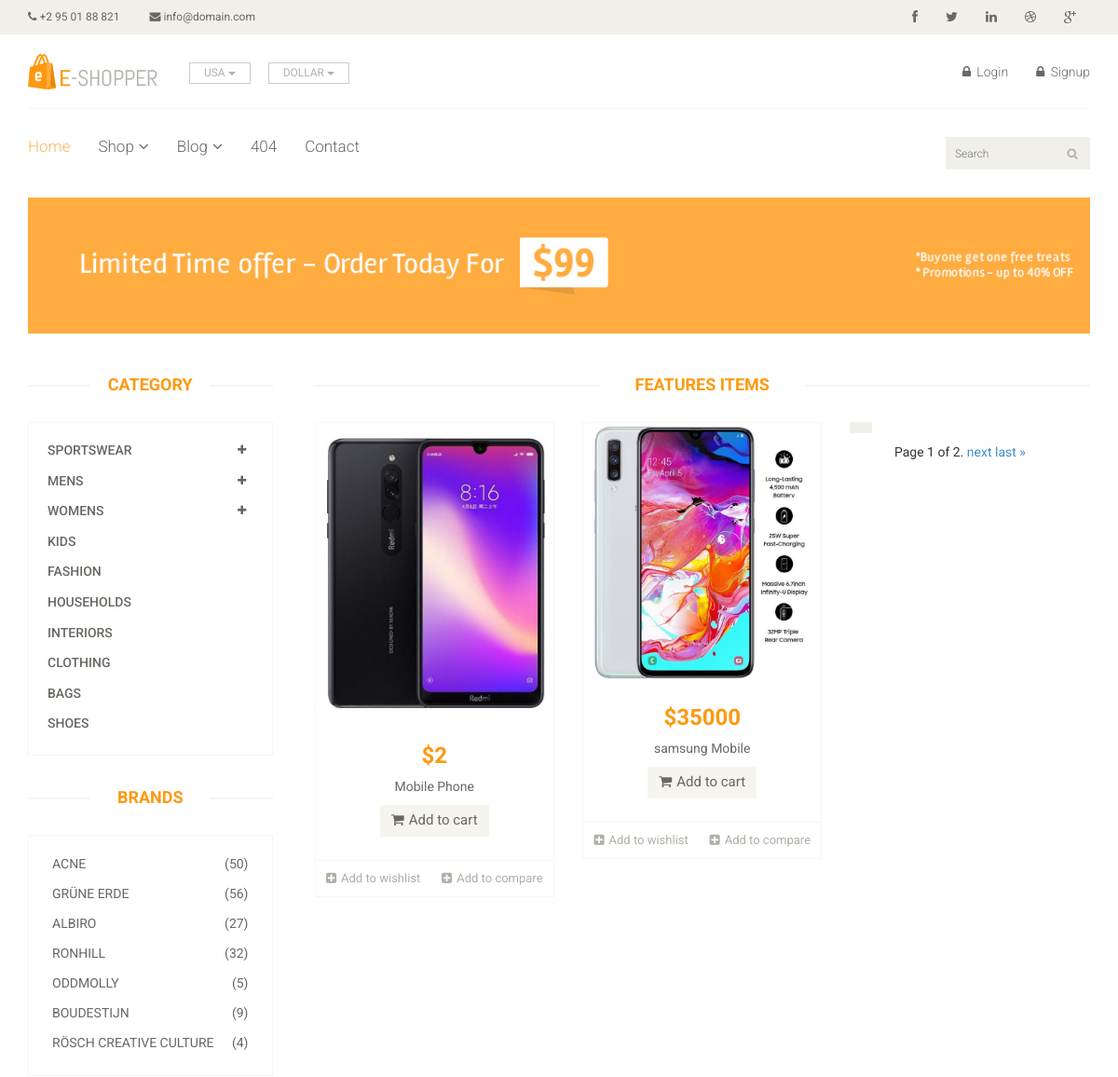
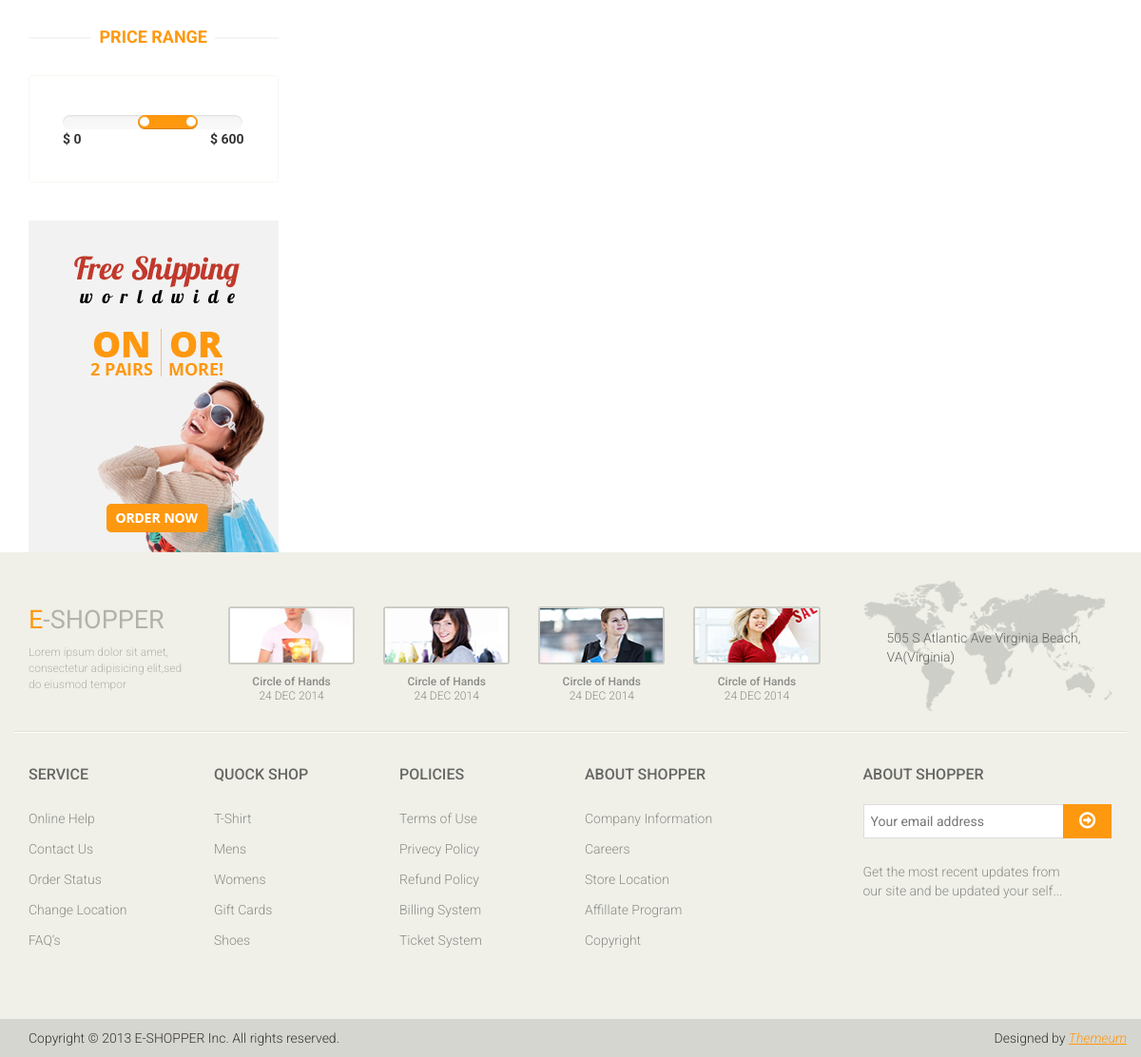
The app's page /subcategory/Mobile Phone with its own data (2 pictures, top to bottom).
### home/models.py (models this page shows, shortened)
class Product(models.Model):
	title = models.CharField(max_length = 500)
	slug = models.CharField(max_length = 500, default = "",blank = True)
	price = models.IntegerField()
	discounted_price = models.IntegerField()
	status =  models.CharField(max_length = 100,choices = (('active','active'),('','inactive')))
	image = models.ImageField(upload_to = 'media')
	description = models.TextField(blank = True)
	labels = models.CharField(max_length = 100,choices = (('new','new'),('hot','hot'),('sale','sale')))
	category = models.ForeignKey(Category,on_delete = models.CASCADE)
	subcategory = models.ForeignKey(SubCategory,on_delete = models.CASCADE)
	brand = models.ForeignKey(Brand,on_delete = models.CASCADE,null = True)
	stock = models.CharField(max_length = 100,choices = (('In Stock','In Stock'),('Out of Stock','Out of Stock')))

### home/views.py (the view)
# urls.py: path('subcategory/<slug>', SubCategoryViews.as_view(), name='subcategory'),
class SubCategoryViews(BaseView):
	def get(self,request,slug):
		id = SubCategory.objects.get(slug = slug).id
		self.views['subcategories_product'] = Product.objects.filter(subcategory_id = id)
		paginator = Paginator(self.views['subcategories_product'], 1) # Show 25 contacts per page.
		page_number = request.GET.get('page')
		self.views['page_obj'] = paginator.get_page(page_number)
		return render(request,'subcategory.html',self.views)

### templates/subcategory.html (shortened to what this page needs)
{% extends 'base.html' %}
{% load static %}
{% block content %}
	<section id="advertisement">
		<div class="container">
			<img src="images/shop/advertisement.jpg" alt="" />
		</div>
	</section>
	<section>
		<div class="container">
			<div class="row">
				<div class="col-sm-3">
					<div class="left-sidebar">
						<h2>Category</h2>
						<div class="panel-group category-products" id="accordian">
							<div class="panel panel-default">
								<div class="panel-heading">
									<h4 class="panel-title">
										<a data-toggle="collapse" data-parent="#accordian" href="#sportswear">
											<span class="badge pull-right"><i class="fa fa-plus"></i></span>
											Sportswear
										</a>
									</h4>
								</div>
							</div>
							<div class="panel panel-default">
								<div class="panel-heading">
									<h4 class="panel-title">
										<a data-toggle="collapse" data-parent="#accordian" href="#mens">
											<span class="badge pull-right"><i class="fa fa-plus"></i></span>
											Mens
										</a>
									</h4>
								</div>
							</div>
							<div class="panel panel-default">
								<div class="panel-heading">
									<h4 class="panel-title">
										<a data-toggle="collapse" data-parent="#accordian" href="#womens">
											<span class="badge pull-right"><i class="fa fa-plus"></i></span>
											Womens
										</a>
									</h4>
								</div>
							</div>
							<div class="panel panel-default">
								<div class="panel-heading">
									<h4 class="panel-title"><a href="#">Kids</a></h4>
								</div>
							</div>
							<div class="panel panel-default">
								<div class="panel-heading">
									<h4 class="panel-title"><a href="#">Fashion</a></h4>
								</div>
							</div>
							<div class="panel panel-default">
								<div class="panel-heading">
									<h4 class="panel-title"><a href="#">Households</a></h4>
								</div>
							</div>
							<div class="panel panel-default">
								<div class="panel-heading">
									<h4 class="panel-title"><a href="#">Interiors</a></h4>
								</div>
							</div>
							<div class="panel panel-default">
								<div class="panel-heading">
									<h4 class="panel-title"><a href="#">Clothing</a></h4>
								</div>
							</div>
							<div class="panel panel-default">
								<div class="panel-heading">
									<h4 class="panel-title"><a href="#">Bags</a></h4>
								</div>
							</div>
							<div class="panel panel-default">
								<div class="panel-heading">
									<h4 class="panel-title"><a href="#">Shoes</a></h4>
								</div>
							</div>
						</div>
						<div class="brands_products">
							<h2>Brands</h2>
							<div class="brands-name">
								<ul class="nav nav-pills nav-stacked">
									<li><a href=""> <span class="pull-right">(50)</span>Acne</a></li>
									<li><a href=""> <span class="pull-right">(56)</span>Grüne Erde</a></li>
									<li><a href=""> <span class="pull-right">(27)</span>Albiro</a></li>
									<li><a href=""> <span class="pull-right">(32)</span>Ronhill</a></li>
									<li><a href=""> <span class="pull-right">(5)</span>Oddmolly</a></li>
									<li><a href=""> <span class="pull-right">(9)</span>Boudestijn</a></li>
									<li><a href=""> <span class="pull-right">(4)</span>Rösch creative culture</a></li>
								</ul>
							</div>
						</div>
						<div class="price-range">
							<h2>Price Range</h2>
							<div class="well">
								 <input type="text" class="span2" value="" data-slider-min="0" data-slider-max="600" data-slider-step="5" data-slider-value="[250,450]" id="sl2" ><br />
								 <b>$ 0</b> <b class="pull-right">$ 600</b>
							</div>
						</div>
						<div class="shipping text-center">
							<img src="images/home/shipping.jpg" alt="" />
						</div>
					</div>
				</div>
				<div class="col-sm-9 padding-right">
					<div class="features_items">
						<h2 class="title text-center">Features Items</h2>
						{% for sub in subcategories_product %}
						<div class="col-sm-4">
							<div class="product-image-wrapper">
								<div class="single-products">
									<div class="productinfo text-center">
										<img src="{{sub.image.url}}" alt="" />
										<h2>${{ sub.price }}</h2>
										<p>{{sub.title}}</p>
										<a href="#" class="btn btn-default add-to-cart"><i class="fa fa-shopping-cart"></i>Add to cart</a>
									</div>
									<div class="product-overlay">
										<div class="overlay-content">
										</div>
									</div>
								</div>
								<div class="choose">
									<ul class="nav nav-pills nav-justified">
										<li><a href=""><i class="fa fa-plus-square"></i>Add to wishlist</a></li>
										<li><a href=""><i class="fa fa-plus-square"></i>Add to compare</a></li>
									</ul>
								</div>
							</div>
						</div>
						{% endfor %}
						<ul class="pagination">
							{% for page in page_obj %}
							<li><a href="?page=1"></a></li>
							{% endfor %}
						</ul>
						<div class="pagination">
    <span class="step-links">
        <span class="current">
            Page {{ page_obj.number }} of {{ page_obj.paginator.num_pages }}.
        </span>
        {% if page_obj.has_next %}
            <a href="?page={{ page_obj.next_page_number }}">next</a>
            <a href="?page={{ page_obj.paginator.num_pages }}">last &raquo;</a>
        {% endif %}
    </span>
</div>
					</div>
				</div>
			</div>
		</div>
	</section>
	{% endblock %}

### static/css/main.css (style rules this page uses)
body { font-family: 'Roboto', sans-serif; background:; position: relative; font-weight:400px; }
a { -webkit-transition: 300ms; -moz-transition: 300ms; -o-transition: 300ms; transition: 300ms; }
h1, h2, h3, h4, h5, h6 { font-family: 'Roboto', sans-serif; }
.category-products { border: 1px solid #F7F7F0; margin-bottom: 35px; padding-bottom: 20px; padding-top: 15px; }
.left-sidebar h2, .brands_products h2 { color: #FE980F; font-family: 'Roboto', sans-serif; font-size: 18px; font-weight: 700; margin: 0 auto 30px; text-align: center; text-transform: uppercase; position: relative; z-index:3; }
.left-sidebar h2:after, h2.title:after { content: " "; position: absolute; border: 1px solid #f5f5f5; bottom:8px; left: 0; width: 100%; height: 0; z-index: -2; }
.left-sidebar h2:before { content: " "; position: absolute; background: #fff; bottom: -6px; width: 130px; height: 30px; z-index: -1; left: 50%; margin-left: -65px; }
h2.title:before { content: " "; position: absolute; background: #fff; bottom: -6px; width: 220px; height: 30px; z-index: -1; left: 50%; margin-left: -110px; }
.category-products .panel { background-color: #FFFFFF; border: 0px; border-radius: 0px; box-shadow:none; margin-bottom: 0px; }
.category-products .panel-default .panel-heading { background-color: #FFFFFF; border: 0 none; color: #FFFFFF; padding: 5px 20px; }
.category-products .panel-default .panel-heading .panel-title a { color: #696763; font-family: 'Roboto', sans-serif; font-size: 14px; text-decoration: none; text-transform: uppercase; }
.category-products .badge { background:none; border-radius: 10px; color: #696763; display: inline-block; font-size: 12px; font-weight: bold; line-height: 1; min-width: 10px; padding: 3px 7px; text-align: center; vertical-align: baseline; white-space: nowrap; }
.brands-name { border: 1px solid #F7F7F0; padding-bottom: 20px; padding-top: 15px; }
.brands-name .nav-stacked li a { background-color: #FFFFFF; color: #696763; font-family: 'Roboto', sans-serif; font-size: 14px; padding: 5px 25px; text-decoration: none; text-transform: uppercase; }
.shipping { background-color: #F2F2F2; margin-top: 40px; overflow: hidden; padding-top: 20px; position: relative; }
.price-range { margin-top:30px; }
.well { background-color: #FFFFFF; border: 1px solid #F7F7F0; border-radius: 4px; box-shadow: none; margin-bottom: 20px; min-height: 20px; padding: 35px; }
.padding-right { padding-right: 0; }
.features_items { overflow:hidden; }
h2.title { color: #FE980F; font-family: 'Roboto', sans-serif; font-size: 18px; font-weight: 700; margin: 0 15px; text-transform: uppercase; margin-bottom: 30px; position: relative; }
.product-image-wrapper { border:1px solid #F7F7F5; overflow: hidden; margin-bottom:30px; }
.single-products { position: relative; }
.productinfo h2 { color: #FE980F; font-family: 'Roboto', sans-serif; font-size: 24px; font-weight: 700; }
.productinfo p { font-family: 'Roboto', sans-serif; font-size: 14px; font-weight: 400; color: #696763; }
.productinfo img { width: 100%; }
.productinfo { position:relative; }
.product-overlay { background:#FE980F; top: 0; display: none; height: 0; position: absolute; transition: height 500ms ease 0s; width: 100%; display: block; opacity:; }
.product-overlay .overlay-content { bottom: 0; position: absolute; bottom: 0; text-align: center; width: 100%; }
.add-to-cart { background:#F5F5ED; border: 0 none; border-radius: 0; color: #696763; font-family: 'Roboto', sans-serif; font-size: 15px; margin-bottom: 25px; }
.add-to-cart i { margin-right:5px; }
.choose { border-top: 1px solid #F7F7F0; }
.choose ul li a { color: #B3AFA8; font-family: 'Roboto', sans-serif; font-size: 13px; padding-left: 0; padding-right: 0; }
.choose ul li a i { margin-right:5px; }
#advertisement { padding-bottom: 45px; }
#advertisement img { width: 100%; }
.pagination { display: inline-block; margin-bottom: 25px; margin-top: 0; padding-left: 15px; }
.pagination li:first-child a, .pagination li:first-child span { border-bottom-left-radius: 0; border-top-left-radius: 0; margin-left: 0; }
.pagination li:last-child a, .pagination li:last-child span { border-bottom-right-radius: 0; border-top-right-radius: 0; }
.pagination li a, .pagination li span { background-color: #f0f0e9; border: 0; float: left; line-height: 1.42857; margin-left: -1px; padding: 6px 12px; position: relative; text-decoration: none; margin-right: 5px; color:#000; }

### records on screen
Product: image (picture), price "2", title "Mobile Phone"
Product: image (picture), price "35000", title "samsung Mobile"

### other values on screen
{{ page_obj.number }} "1"
{{ page_obj.paginator.num_pages }} "2"
